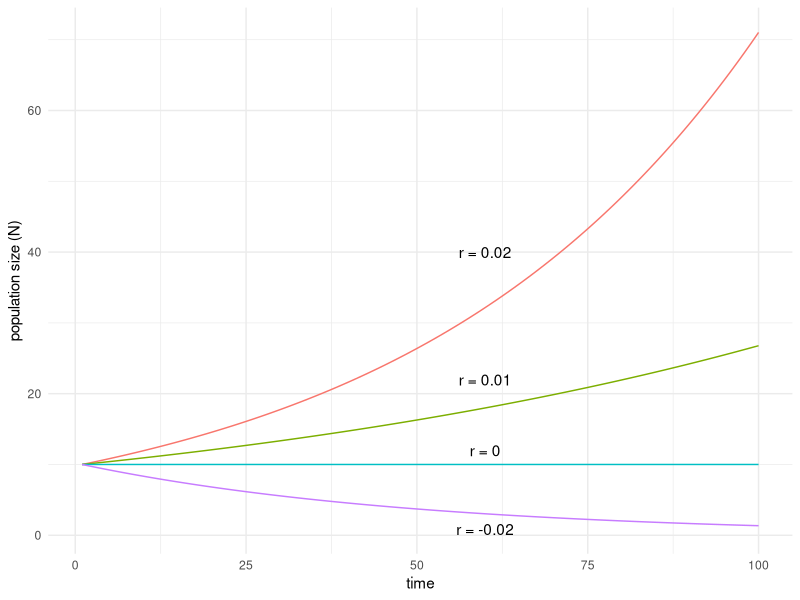
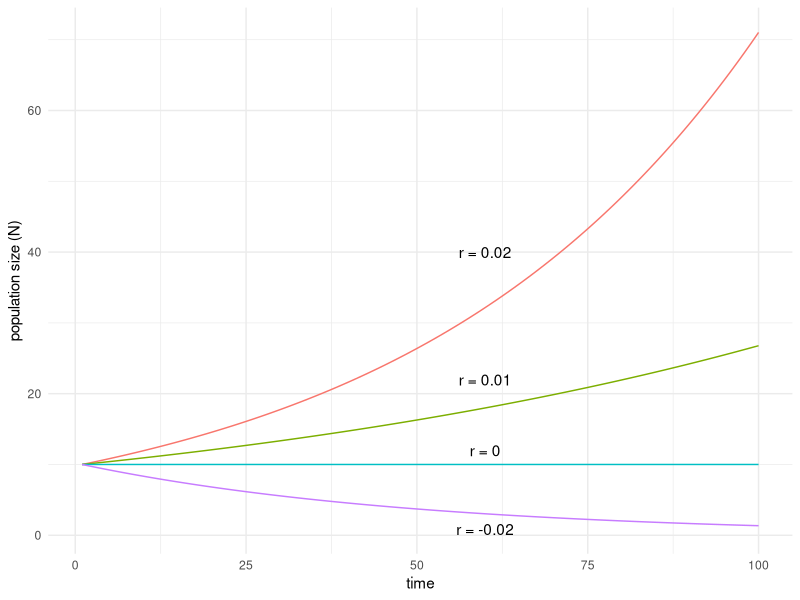
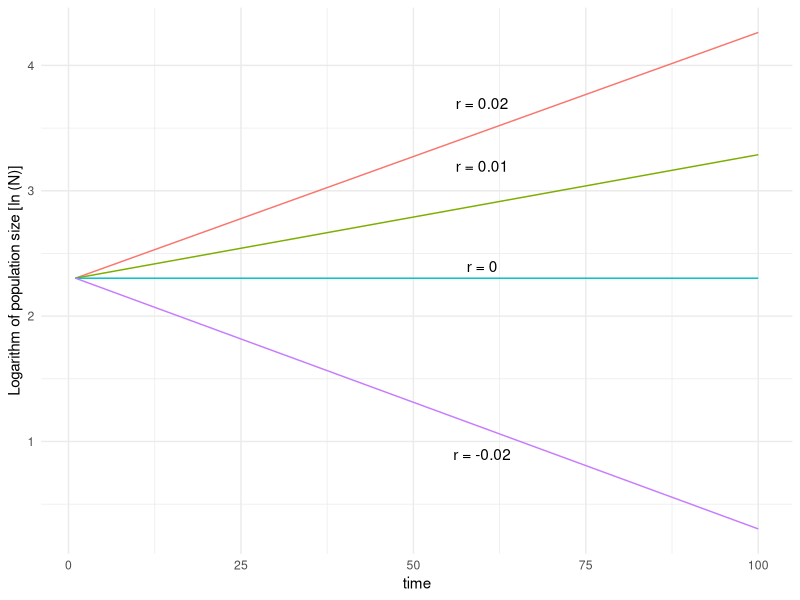
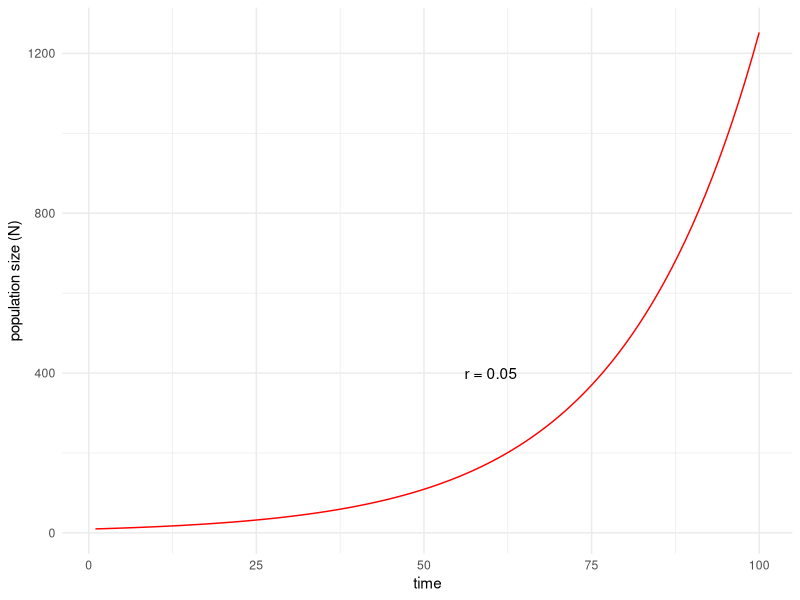
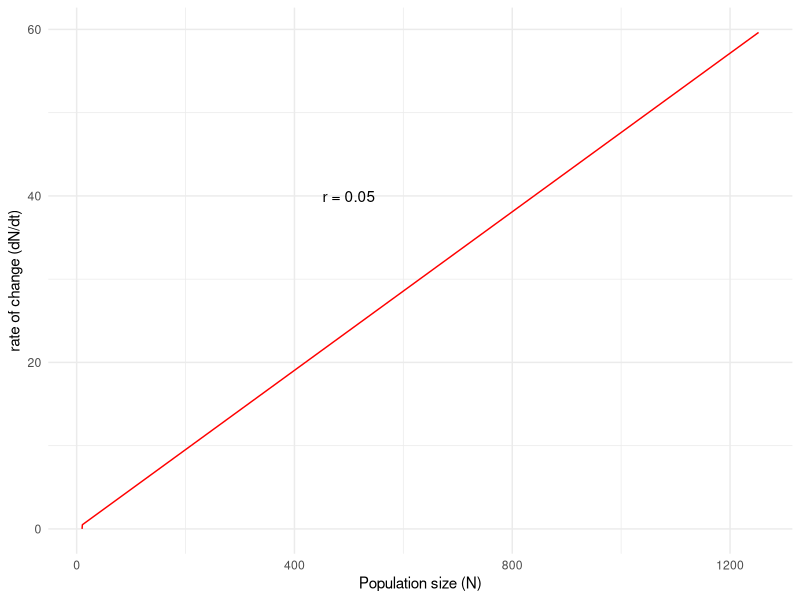
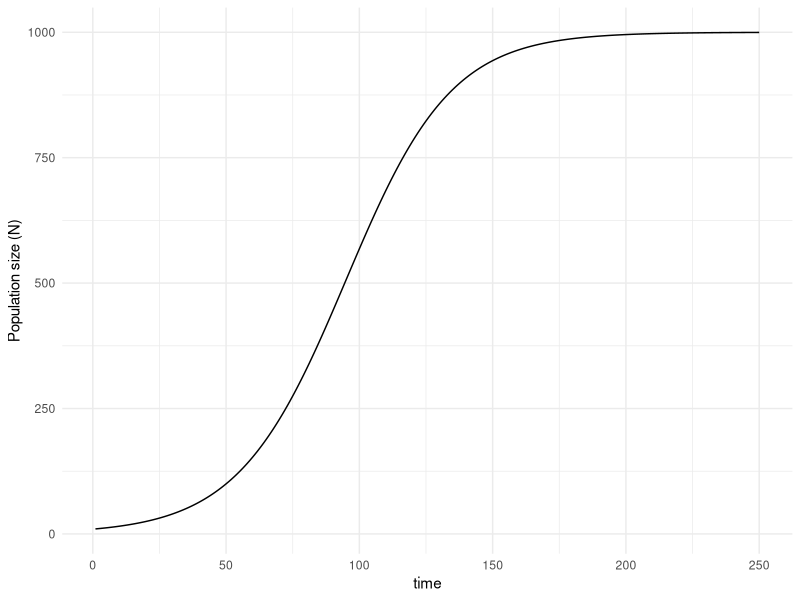
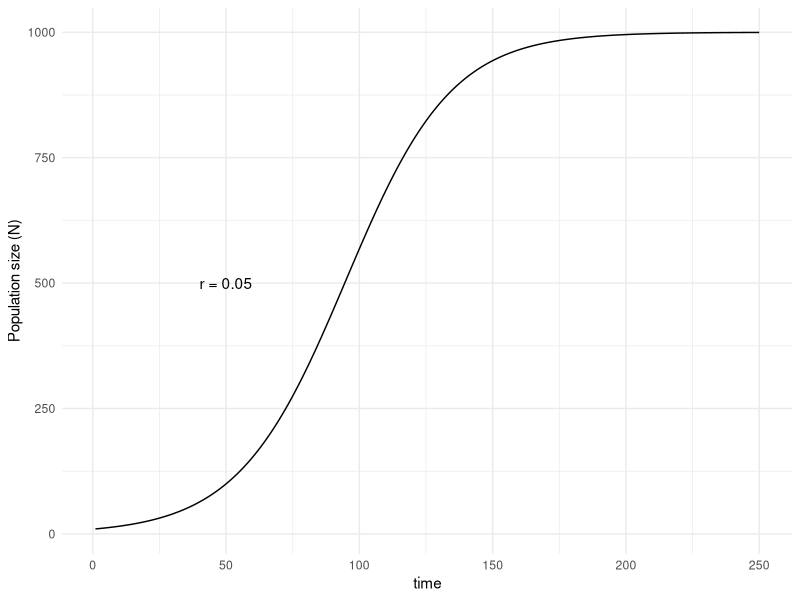
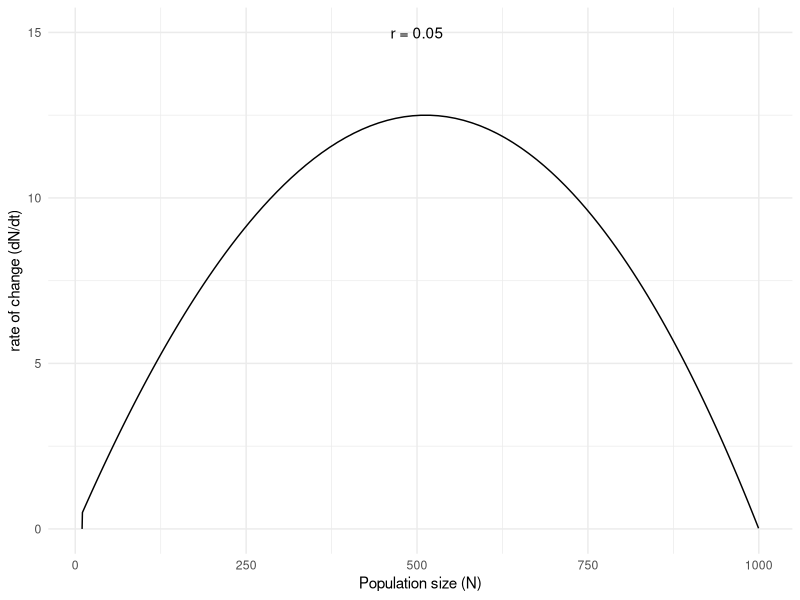

These charts were generated, in order, by the following R code:
## ---- chunk 1
#| label: setup
#| include: false
options(htmltools.dir.version = FALSE)
library(tidyverse)
## ---- chunk 2
#| label: plot-exp
#| echo: false
#| fig-width: 5
#| fig-height: 5
r_exp.fun <- function(r = 0.05, N_pop = 10, t = 100)
{
  N <- vector("numeric", length = t)
  N[1] <- N_pop
  for (i in 2:t)
  {
    N[i] <- N[i-1] + (N[i-1] * r)
  }
  return(N)
}

args_list <- list(0.02, 0.01, 0.00, -0.02)

pop_dat <- data.frame(spp =
  mapply(
  r_exp.fun,
  r = args_list
))

pop_dat <- pop_dat %>%
  mutate(time = 1:n()) %>%
  pivot_longer(cols = -time, names_to = "key", values_to = "value")

ggplot(pop_dat, aes(x = time, y = value, colour = key))+
  geom_line(show.legend = FALSE)+
  annotate("text", x = 60, y = c(40, 22, 12, 0.9), label = c("r = 0.02","r = 0.01","r = 0", "r = -0.02"))+
  ylab("population size (N)")+
  theme_minimal()
## ---- chunk 3
#| label: plot-chunk
#| echo: false
#| fig-width: 5
#| fig-height: 5
#| layout-ncol: 2
r_exp.fun <- function(r = 0.05, N_pop = 10, t = 100)
{
  N <- vector("numeric", length = t)
  N[1] <- N_pop
  for (i in 2:t)
  {
    N[i] <- N[i-1] + (N[i-1] * r)
  }
  return(N)
}

args_list <- list(0.02, 0.01, 0.00, -0.02)

pop_dat <- data.frame(spp =
  mapply(
  r_exp.fun,
  r = args_list
))

pop_dat_gathered <- pop_dat %>%
  mutate(time = 1:n()) %>%
  pivot_longer(cols = -time, names_to = "key", values_to = "value")


ggplot(pop_dat_gathered, aes(x = time, y = value, colour = key))+
  geom_line(show.legend = FALSE)+
  annotate("text", x = 60, y = c(40, 22, 12, 0.9), label = c("r = 0.02","r = 0.01","r = 0", "r = -0.02"))+
  ylab("population size (N)")+
  theme_minimal()

ggplot(pop_dat_gathered, aes(x = time, y = log(value), colour = key))+
  geom_line(show.legend = FALSE)+
  annotate("text", x = 60, y = c(3.7, 3.2, 2.4, 0.9), label = c("r = 0.02","r = 0.01","r = 0", "r = -0.02"))+
  ylab("Logarithm of population size [ln (N)]")+
  theme_minimal()
## ---- chunk 4
#| label: plot-chunk1
#| echo: false
#| fig-width: 5
#| fig-height: 5
#| layout-ncol: 2
r_exp.fun <- function(r = 0.05, N_pop = 10, t = 100)
{
  N <- vector("numeric", length = t)
  N[1] <- N_pop
  for (i in 2:t)
  {
    N[i] <- N[i-1] + (N[i-1] * r)
  }
  return(N)
}


pop_dat1 <- data.frame(spp =
  r_exp.fun())

pop_dat1 <- pop_dat1 %>%
  mutate(time = 1:n())


pop_roc_fun <- function(pop_vec){
  for (i in length(pop_vec):2)
  {
    pop_vec[i] <- pop_vec[i] - pop_vec[i-1]
  }
  pop_vec[1] <- 0
  return(pop_vec)
}

exp_pop_dat <- data.frame(exp_pop = r_exp.fun())
exp_pop_dat <- exp_pop_dat %>%
  mutate(growth_rate = pop_roc_fun(exp_pop))

ggplot(pop_dat1, aes(x = time, y = spp))+
  geom_line(show.legend = FALSE, colour = "red")+
  annotate("text", x = 60, y = c(400), label = c("r = 0.05"))+
  ylab("population size (N)")+
  theme_minimal()

ggplot(exp_pop_dat, aes(x = exp_pop, y = growth_rate))+
  geom_line(show.legend = FALSE, colour = "red")+
  annotate("text", x = 500, y = c(40), label = c("r = 0.05"))+
  xlab("Population size (N)")+
  ylab("rate of change (dN/dt)")+
  theme_minimal()
## ---- chunk 5
#| label: plot-chunk2
#| echo: false
#| fig-width: 5
#| fig-height: 5
r_logistic.fun <- function(r = 0.05, K = 1000, N_pop = 10, t = 250)
{
  N <- vector("numeric", length = t)
  N[1] <- N_pop
  for (i in 2:t)
  {
    N[i] <- N[i-1] + (r * N[i-1] * (1 - N[i-1] / K))   # version 2 with R
  }
  N <- ifelse(N <= 0, 0, N)
  return(N)
}

logistic_pop <- data.frame(pop = r_logistic.fun())
logistic_pop <- logistic_pop %>%
  mutate(time = 1:n())

ggplot(logistic_pop, aes(x = time, y = pop))+
  geom_line(show.legend = FALSE, colour = "black")+
  ylab("Population size (N)")+
  theme_minimal()
## ---- chunk 6
#| label: plot-chunk3
#| echo: false
#| fig-width: 5
#| fig-height: 5
#| layout-ncol: 2
r_logistic.fun <- function(r = 0.05, K = 1000, N_pop = 10, t = 250)
{
  N <- vector("numeric", length = t)
  N[1] <- N_pop
  for (i in 2:t)
  {
    N[i] <- N[i-1] + (r * N[i-1] * (1 - N[i-1] / K))   # version 2 with R
  }
  N <- ifelse(N <= 0, 0, N)
  return(N)
}

pop_roc_fun <- function(pop_vec){
  for (i in length(pop_vec):2)
  {
    pop_vec[i] <- pop_vec[i] - pop_vec[i-1]
  }
  pop_vec[1] <- 0
  return(pop_vec)
}

logistic_pop <- data.frame(pop = r_logistic.fun())
logistic_pop <- logistic_pop %>%
  mutate(time = 1:n())


logistic_pop_dat <- data.frame(logistic_pop_dat = r_logistic.fun())
logistic_pop_dat <- logistic_pop_dat %>%
  mutate(growth_rate = pop_roc_fun(logistic_pop_dat))


ggplot(logistic_pop, aes(x = time, y = pop))+
  geom_line(show.legend = FALSE, colour = "black")+
  annotate("text", x = 50, y = c(500), label = c("r = 0.05"))+
  ylab("Population size (N)")+
  theme_minimal()


ggplot(logistic_pop_dat, aes(x = logistic_pop_dat, y = growth_rate))+
  geom_line(show.legend = FALSE, colour = "black")+
  annotate("text", x = 500, y = c(15), label = c("r = 0.05"))+
  xlab("Population size (N)")+
  ylab("rate of change (dN/dt)")+
  theme_minimal()
## ---- chunk 7
#| label: plot-chunk4
#| echo: false
#| fig-width: 5
#| fig-height: 5
#| layout-ncol: 2
r_logistic.fun <- function(r = 0.05, K = 1000, N_pop = 10, t = 250)
{
  N <- vector("numeric", length = t)
  N[1] <- N_pop
  for (i in 2:t)
  {
    N[i] <- N[i-1] + (r * N[i-1] * (1 - N[i-1] / K))   # version 2 with R
  }
  N <- ifelse(N <= 0, 0, N)
  return(N)
}

pop_roc_fun <- function(pop_vec){
  for (i in length(pop_vec):2)
  {
    pop_vec[i] <- pop_vec[i] - pop_vec[i-1]
  }
  pop_vec[1] <- 0
  return(pop_vec)
}

r_exp.fun <- function(r = 0.05, N_pop = 10, t = 100)
{
  N <- vector("numeric", length = t)
  N[1] <- N_pop
  for (i in 2:t)
  {
    N[i] <- N[i-1] + (N[i-1] * r)
  }
  return(N)
}


pop_dat1 <- data.frame(spp =
  r_exp.fun())

pop_dat1 <- pop_dat1 %>%
  mutate(time = 1:n())


pop_roc_fun <- function(pop_vec){
  for (i in length(pop_vec):2)
  {
    pop_vec[i] <- pop_vec[i] - pop_vec[i-1]
  }
  pop_vec[1] <- 0
  return(pop_vec)
}

logistic_pop_dat <- data.frame(logistic_pop_dat = r_logistic.fun())
logistic_pop_dat <- logistic_pop_dat %>%
  mutate(growth_rate = pop_roc_fun(logistic_pop_dat))


ggplot(logistic_pop_dat, aes(x = logistic_pop_dat, y = growth_rate))+
  geom_line(show.legend = FALSE, colour = "black")+
  annotate("text", x = 500, y = c(15), label = c("r = 0.05"))+
  xlab("Population size (N)")+
  ylab("rate of change (dN/dt)")+
  theme_minimal()

exp_pop_dat <- data.frame(exp_pop = r_exp.fun())
exp_pop_dat <- exp_pop_dat %>%
  mutate(growth_rate = pop_roc_fun(exp_pop))

ggplot(exp_pop_dat, aes(x = exp_pop, y = growth_rate))+
  geom_line(show.legend = FALSE, colour = "red")+
  annotate("text", x = 500, y = c(40), label = c("r = 0.05"))+
  xlab("Population size (N)")+
  ylab("rate of change (dN/dt)")+
  theme_minimal()
## ---- chunk 8
#| label: plot-chunk5
#| echo: false
#| fig-width: 5
#| fig-height: 5
#| layout-ncol: 2
r_stochastic.fun <- function(r_mu = 0.05, r_sd = 0.15, K = 1000, N_pop = 10, t = 250)
{
  pop_df <- data.frame(r_vec = rnorm(t, r_mu, r_sd),
                       N = N_pop,
                       time = 1:t)

  for (i in 2:length(pop_df$N))
  {
    pop_df$N[i] <- pop_df$N[i-1] + (pop_df$r_vec[i-1] * pop_df$N[i-1] * (1 - pop_df$N[i-1] / K))   # version 2 with R
  }
  pop_df$N <- ifelse(pop_df$N <= 0, 0, pop_df$N)

  return(pop_df)
}

stochastic_pop <- replicate(10, r_stochastic.fun(r_mu = 0.05, r_sd = 0.15, K = 1000, N_pop = 10, t = 250), simplify = FALSE)
stochastic_pop <- bind_rows(stochastic_pop, .id = "run_id")


stochastic_pop_high <- replicate(10, r_stochastic.fun(r_mu = 0.02, r_sd = 0.3, K = 1000, N_pop = 300, t = 250), simplify = FALSE)
stochastic_pop_high <- bind_rows(stochastic_pop_high, .id = "run_id")


ggplot(stochastic_pop, aes(x = time, y = N, group = run_id, colour = run_id))+
  geom_line(show.legend = FALSE)+
  annotate("text", x = 25, y = c(750), label = c("r = 0.05"))+
  ylab("Population size(N)")+
  xlab("time")+
  theme_minimal()


ggplot(stochastic_pop_high, aes(x = time, y = N, group = run_id, colour = run_id))+
  geom_line(show.legend = FALSE)+
  annotate("text", x = 150, y = c(750), label = c("r = 0.02"))+
  ylab("Population size(N)")+
  xlab("time")+
  theme_minimal()
